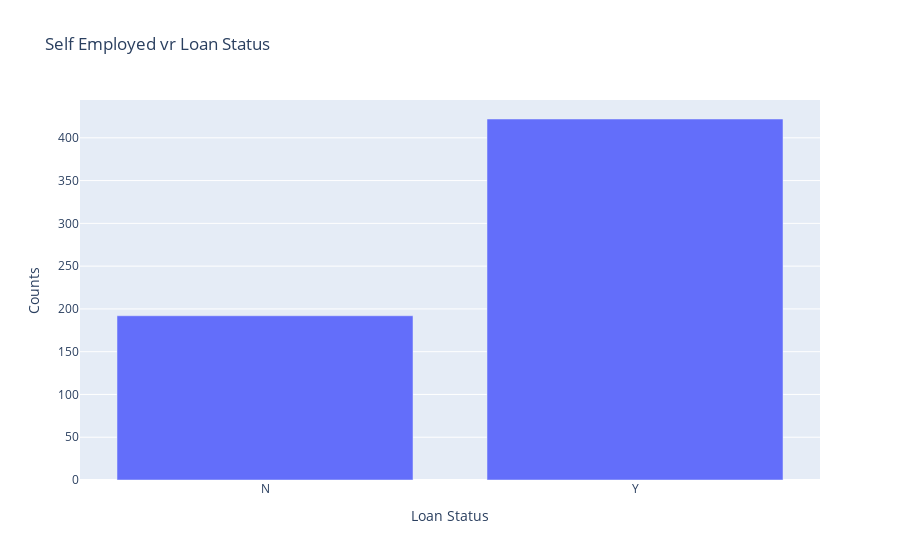

Here is the notebook cell this chart was saved with:
### Code cell
fig=px.bar(result,x='Loan_Status',y='Self_Employed',
          labels={'Loan_Status':'Loan Status','Self_Employed':'Counts'},
          title='Self Employed vr Loan Status')
fig.show()
#applicants who are self employed seems to have a high approval rate

### Figure 1 — Plotly figure (JSON) as saved in the notebook; plotly's stock layout.template omitted (floating-point values rounded to 4 significant figures)
{"data": [{"alignmentgroup": "True", "hovertemplate": "Loan Status=%{x}<br>Counts=%{y}<extra></extra>", "legendgroup": "", "marker": {"color": "#636efa", "pattern": {"shape": ""}}, "name": "", "offsetgroup": "", "orientation": "v", "showlegend": false, "textposition": "auto", "type": "bar", "x": ["N", "Y"], "xaxis": "x", "y": [192, 422], "yaxis": "y"}], "layout": {"autosize": true, "barmode": "relative", "legend": {"tracegroupgap": 0}, "title": {"text": "Self Employed vr Loan Status"}, "xaxis": {"anchor": "y", "autorange": true, "domain": [0, 1], "range": [-0.5, 1.5], "title": {"text": "Loan Status"}, "type": "category"}, "yaxis": {"anchor": "x", "autorange": true, "domain": [0, 1], "range": [0, 444.2], "title": {"text": "Counts"}, "type": "linear"}}}
